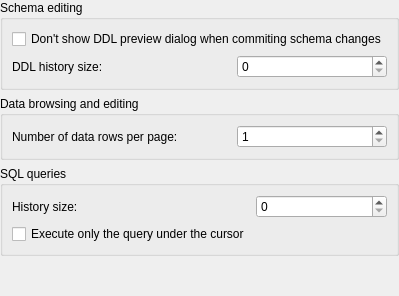
         <widget class="QWidget" name="generalPage">
          <layout class="QVBoxLayout" name="verticalLayout_3">
           <property name="leftMargin">
            <number>0</number>
           </property>
           <property name="topMargin">
            <number>0</number>
           </property>
           <property name="rightMargin">
            <number>0</number>
           </property>
           <property name="bottomMargin">
            <number>0</number>
           </property>
           <item>
            <widget class="QGroupBox" name="schemaEditingGroup">
             <property name="title">
              <string>Schema editing</string>
             </property>
             <layout class="QGridLayout" name="gridLayout_12">
              <item row="1" column="1">
               <widget class="QSpinBox" name="ddlHistorySizeSpin">
                <property name="maximumSize">
                 <size>
                  <width>150</width>
                  <height>16777215</height>
                 </size>
                </property>
                <property name="toolTip">
                 <string>Number of DDL changes kept in history.</string>
                </property>
                <property name="statusTip">
                 <string>General.DdlHistorySize</string>
                </property>
                <property name="maximum">
                 <number>9999999</number>
                </property>
               </widget>
              </item>
              <item row="1" column="0">
               <widget class="QLabel" name="ddlHistorySizeLabel">
                <property name="text">
                 <string>DDL history size:</string>
                </property>
               </widget>
              </item>
              <item row="0" column="0" colspan="2">
               <widget class="QCheckBox" name="dontShowDdlPreview">
                <property name="statusTip">
                 <string>General.DontShowDdlPreview</string>
                </property>
                <property name="text">
                 <string>Don't show DDL preview dialog when commiting schema changes</string>
                </property>
               </widget>
              </item>
             </layout>
            </widget>
           </item>
           <item>
            <widget class="QGroupBox" name="dataBrowsingGroup">
             <property name="title">
              <string>Data browsing and editing</string>
             </property>
             <layout class="QGridLayout" name="gridLayout_2">
              <item row="0" column="0">
               <widget class="QLabel" name="rowsPerPageLabel">
                <property name="text">
                 <string>Number of data rows per page:</string>
                </property>
               </widget>
              </item>
              <item row="0" column="1">
               <widget class="QSpinBox" name="rowsPerPageSpin">
                <property name="maximumSize">
                 <size>
                  <width>150</width>
                  <height>16777215</height>
                 </size>
                </property>
                <property name="statusTip">
                 <string>General.NumberOfRowsPerPage</string>
                </property>
                <property name="minimum">
                 <number>1</number>
                </property>
                <property name="maximum">
                 <number>99999</number>
                </property>
               </widget>
              </item>
             </layout>
            </widget>
           </item>
           <item>
            <widget class="QGroupBox" name="sqlQueriesGroup">
             <property name="title">
              <string>SQL queries</string>
             </property>
             <layout class="QGridLayout" name="gridLayout_4">
              <item row="1" column="1">
               <widget class="QSpinBox" name="queryHistorySizeSpin">
                <property name="maximumSize">
                 <size>
                  <width>150</width>
                  <height>16777215</height>
                 </size>
                </property>
                <property name="toolTip">
                 <string>Number of queries kept in the history.</string>
                </property>
                <property name="statusTip">
                 <string>General.SqlHistorySize</string>
                </property>
                <property name="maximum">
                 <number>999999</number>
                </property>
               </widget>
              </item>
              <item row="1" column="0">
               <widget class="QLabel" name="queryHistorySizeLabel">
                <property name="toolTip">
                 <string>Number of queries kept in the history.</string>
                </property>
                <property name="text">
                 <string>History size:</string>
                </property>
               </widget>
              </item>
              <item row="2" column="0">
               <widget class="QCheckBox" name="checkBox">
                <property name="toolTip">
                 <string>If there is more than one query in the SQL editor window, then (if this option is enabled) only a single query will be executed - the one under the keyboard insertion cursor. Otherwise all queries will be executed. You can always limit queries to be executed by selecting those queries before calling to execute.</string>
                </property>
                <property name="statusTip">
                 <string>General.ExecuteCurrentQueryOnly</string>
                </property>
                <property name="text">
                 <string>Execute only the query under the cursor</string>
                </property>
               </widget>
              </item>
             </layout>
            </widget>
           </item>
           <item>
            <spacer name="verticalSpacer">
             <property name="orientation">
              <enum>Qt::Vertical</enum>
             </property>
             <property name="sizeHint" stdset="0">
              <size>
               <width>20</width>
               <height>40</height>
              </size>
             </property>
            </spacer>
           </item>
          </layout>
         </widget>
